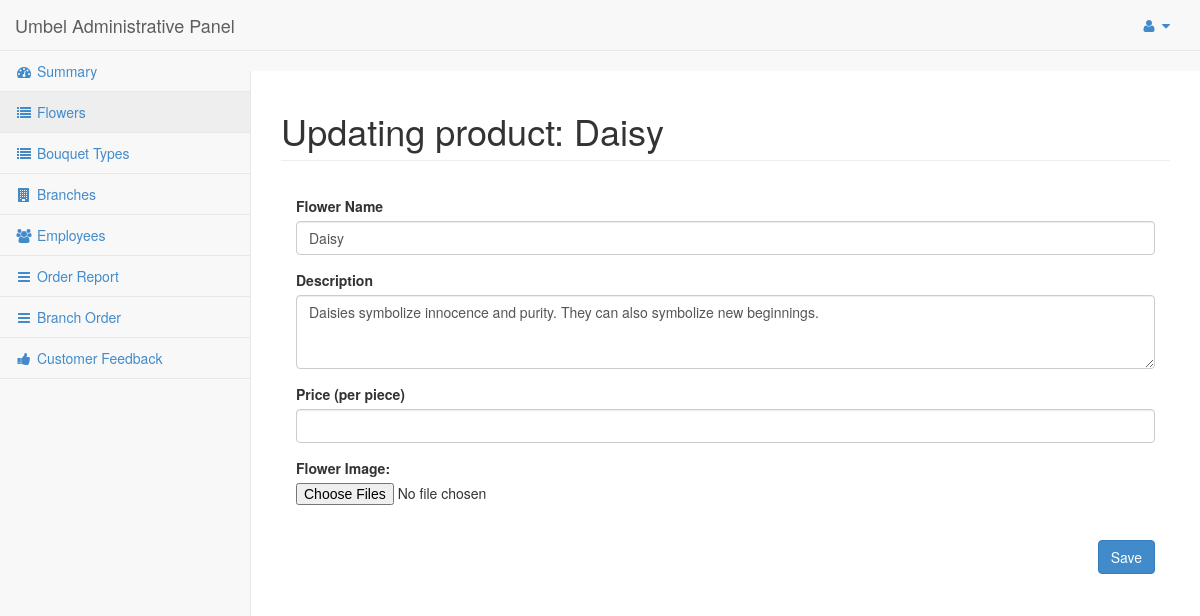
Page /admin/productUpdate.php?id=P12719 (signed in) on the committed database.
### tables this page shows
CREATE TABLE `product` (
  `p_ID` varchar(10) NOT NULL,
  `p_name` varchar(40) NOT NULL,
  `p_desc` text,
  `p_img` longblob,
  `p_price` int(10) NOT NULL,
  `p_stock` int(10) NOT NULL,
  `p_status` varchar(20) NOT NULL
);

### admin/productUpdate.php (the view, shortened to what this page needs)
<?php
include('../functions/connect.php');
if(isset($_SESSION['user']) && $_SESSION['type'] == 'Administrator')
{
?>
<!DOCTYPE html>
<html lang="en">
<head>
    <link href="css/bootstrap.min.css" rel="stylesheet">
    <link href="css/plugins/metisMenu/metisMenu.min.css" rel="stylesheet">
    <link href="css/plugins/dataTables.bootstrap.css" rel="stylesheet">
    <link href="css/sb-admin-2.css" rel="stylesheet">
    <link href="font-awesome-4.1.0/css/font-awesome.min.css" rel="stylesheet" type="text/css">
</head>
<body>
    <div id="wrapper">
        <nav class="navbar navbar-default navbar-static-top" role="navigation" style="margin-bottom: 0">
            <div class="navbar-header">
                <div class="navbar-brand" href="#">Umbel Administrative Panel</div>
            </div>
		<ul class="nav navbar-top-links navbar-right">
                <li class="dropdown">
                    <a class="dropdown-toggle" data-toggle="dropdown" href="#">
                        <i class="fa fa-user fa-fw"></i>  <i class="fa fa-caret-down"></i>
                    </a>
                </li>
            </ul>
            <div class="navbar-default sidebar" role="navigation">
                <div class="sidebar-nav navbar-collapse">
                    <ul class="nav" id="side-menu">
                        <li>
                            <a href="index.php"><i class="fa fa-dashboard fa-fw"></i> Summary</a>
                        </li>
                        <li>
                            <a class="active" href="products.php"><i class="fa fa-list fa-fw"></i> Flowers</a>
                        </li>
                        <li>
                            <a href="bouquets.php"><i class="fa fa-list fa-fw"></i> Bouquet Types</a>
                        </li>
                        <li>
                            <a href="branches.php"><i class="fa fa-building fa-fw"></i> Branches</a>
                        </li>
                        <li>
                            <a href="employees.php"><i class="fa fa-group fa-fw"></i> Employees</a>
                        </li>
                        <li>
                            <a href="order_report.php"><i class="fa fa-reorder fa-fw"></i> Order Report</a>
                        </li>
                        <li>
                            <a href="branch_order.php"><i class="fa fa-reorder fa-fw"></i> Branch Order</a>
                        </li>
                        <li>
                            <a href="feedback.php"><i class="fa fa-thumbs-up fa-fw"></i> Customer Feedback</a>
                        </li>
                    </ul>
                </div>
            </div>
        </nav>
        <?php
        $id=$_GET['id'];
        $sql="SELECT * FROM product WHERE p_ID='$id'";
        $result=mysqli_query($con, $sql);
        $row=mysqli_fetch_assoc($result);
        ?>
        <br>
        <div id="page-wrapper">
            <div class="row">
                <div class="col-lg-12">
                    <h1 class="page-header">Updating product: <?php echo $row['p_name']; ?></h1>
                </div>
            </div>
			<div class="row">
                <div class="col-lg-12">
                        <div class="panel-body">
                                            <form method = "POST" action = "../functions/pro_editProduct.php?id=<?php echo $id;?>" enctype="multipart/form-data">
													<div class="form-group">
                                                    <label>Flower Name</label>
                                                    <input class="form-control" name='p_name' value="<?php echo $row['p_name'];?>">
                                                    </div>
                                                    <div class="form-group">
                                                    <label>Description</label>
                                                    <textarea class="form-control" name='p_desc' rows="3"><?php echo $row['p_desc'];?></textarea>
                                                    </div>
													<div class="form-group">
                                                    <label>Price (per piece)</label>
                                                    <input type="number" name="p_price" onkeypress="return isNumberKey(event)" class= "form-control"/>
                                                    </div>
													<div class="form-group">
                                                    <label>Flower Image:</label>
                                                    <input name="image" type="file" multiple accept='image/*'>
                                                    </div>
													<br />
                                                    <button type="submit" class="btn btn-primary pull-right">Save</button>
                                                </form>
                        </div>
                </div>
            </div>
      </div>
   </div>
</body>
</html>
<?php
}
else{
	header ("location:../index.php?restricted=true");
}

### admin/css/sb-admin-2.css (style rules this page uses)
body { background-color: #f8f8f8; }
#wrapper { width: 100%; }
#page-wrapper { padding: 0 15px; min-height: 568px; background-color: #fff; }
@media (min-width:768px) { #page-wrapper { position: inherit; margin: 0 0 0 250px; padding: 0 30px; border-left: 1px solid #e7e7e7; } }
.navbar-top-links li { display: inline-block; }
.navbar-top-links li:last-child { margin-right: 15px; }
.navbar-top-links li a { padding: 15px; min-height: 50px; }
.sidebar .sidebar-nav.navbar-collapse { padding-right: 0; padding-left: 0; }
.sidebar ul li { border-bottom: 1px solid #e7e7e7; }
.sidebar ul li a.active { background-color: #eee; }
@media (min-width:768px) { .sidebar { z-index: 1; position: absolute; width: 250px; margin-top: 51px; } }

### rows in the picture
product: p_name "Daisy", p_desc "Daisies symbolize innocence and purity. They can also symbolize new beginnings."
